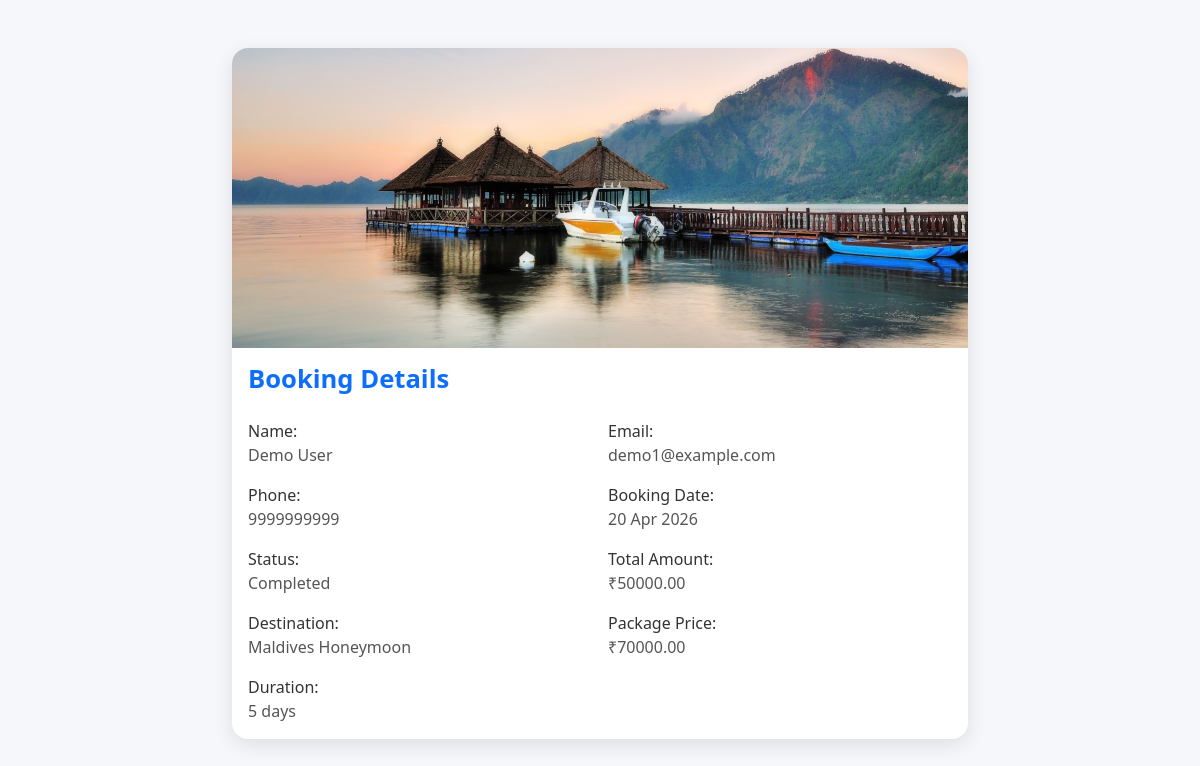
/booking_details.php?id=1, run on the app's committed database.
### tables this page shows
CREATE TABLE `package_images` (
  `id` int(11) NOT NULL,
  `package_id` int(11) NOT NULL,
  `image_url` varchar(255) NOT NULL
);

CREATE TABLE `bookings` (
  `id` int(11) NOT NULL,
  `package_id` int(11) NOT NULL,
  `user_name` varchar(255) NOT NULL,
  `email` varchar(255) NOT NULL,
  `phone` varchar(20) NOT NULL,
  `travel_date` date NOT NULL,
  `adults` int(11) NOT NULL,
  `children` int(11) NOT NULL,
  `total_amount` decimal(10,2) NOT NULL,
  `status` enum('pending','completed','cancelled') DEFAULT 'pending',
  `created_at` timestamp NOT NULL DEFAULT current_timestamp(),
  `user_id` int(11) NOT NULL
);

CREATE TABLE `packages` (
  `id` int(11) NOT NULL,
  `name` varchar(255) NOT NULL,
  `destination_id` int(11) NOT NULL,
  `duration` int(11) NOT NULL,
  `original_price` decimal(10,2) NOT NULL,
  `old_price` decimal(10,2) NOT NULL,
  `is_customizable` tinyint(1) DEFAULT 0,
  `is_expert_choice` tinyint(1) DEFAULT 0,
  `created_at` timestamp NOT NULL DEFAULT current_timestamp()
);

### booking_details.php (the view, shortened to what this page needs)
<?php
$connection = new mysqli("localhost", "root", "", "travelcrafters");
$id = $_GET['id'];
$booking_sql = "SELECT * FROM bookings WHERE id='$id'";
$booking_result = $connection->query($booking_sql);
if ($booking_result->num_rows > 0) {
    $booking = $booking_result->fetch_assoc();
    $package_id = $booking['package_id'];
    $package_sql = "SELECT pi.image_url, p.name, p.original_price, p.duration
                    FROM package_images pi
                    JOIN packages p ON p.id = pi.package_id
                    WHERE pi.package_id = '$package_id' LIMIT 1";
    $package_result = $connection->query($package_sql);
    $package = ($package_result->num_rows > 0) ? $package_result->fetch_assoc() : null;
} else {
    echo "No booking found!";
    exit;
}
?>
<!DOCTYPE html>
<html lang="en">
<head>
    <link href="https://cdn.jsdelivr.net/npm/bootstrap@5.3.0/dist/css/bootstrap.min.css" rel="stylesheet">
</head>
<body>
<div class="container py-5">
    <div class="row justify-content-center">
        <div class="col-md-8">
            <div class="card">
                <?php if ($package && !empty($package['image_url'])): ?>
                    <img src="uploads/<?php echo $package['image_url']; ?>" class="card-img-top" alt="Package Image">
                <?php else: ?>
                    <img src="uploads/default-package.jpg" class="card-img-top" alt="Default Image">
                <?php endif; ?>
                <div class="card-body">
                    <h5 class="card-title mb-4 text-primary">Booking Details</h5>
                    <div class="row g-3">
                        <div class="col-sm-6"><span class="info-label">Name:</span> <div class="info-value"><?php echo htmlspecialchars($booking['user_name']); ?></div></div>
                        <div class="col-sm-6"><span class="info-label">Email:</span> <div class="info-value"><?php echo htmlspecialchars($booking['email']); ?></div></div>
                        <div class="col-sm-6"><span class="info-label">Phone:</span> <div class="info-value"><?php echo htmlspecialchars($booking['phone']); ?></div></div>
                        <div class="col-sm-6"><span class="info-label">Booking Date:</span> <div class="info-value"><?php echo date('d M Y', strtotime($booking['created_at'])); ?></div></div>
                        <div class="col-sm-6"><span class="info-label">Status:</span> <div class="info-value"><?php echo ucfirst($booking['status']); ?></div></div>
                        <div class="col-sm-6"><span class="info-label">Total Amount:</span> <div class="info-value">₹<?php echo htmlspecialchars($booking['total_amount']); ?></div></div>
                        <?php if ($package): ?>
                            <div class="col-sm-6"><span class="info-label">Destination:</span> <div class="info-value"><?php echo htmlspecialchars($package['name']); ?></div></div>
                            <div class="col-sm-6"><span class="info-label">Package Price:</span> <div class="info-value">₹<?php echo htmlspecialchars($package['original_price']); ?></div></div>
                            <div class="col-sm-6"><span class="info-label">Duration:</span> <div class="info-value"><?php echo htmlspecialchars($package['duration']); ?> days</div></div>
                        <?php endif; ?>
                    </div>
                </div>
            </div>
        </div>
    </div>
</div>
</body>
</html>

### booking_details.php (style rules this page uses)
body { background: #f5f7fa; font-family: 'Segoe UI', sans-serif; }
.card { border: none; border-radius: 16px; box-shadow: 0 6px 20px rgba(0, 0, 0, 0.1); overflow: hidden; animation: fadeIn 0.6s ease; }
.card img { max-height: 300px; object-fit: cover; }
.card-title { font-size: 1.6rem; font-weight: 600; }
.info-label { font-weight: 500; color: #333; }
.info-value { color: #555; }

### data on the page
package_images: image_url (picture), package.name "Maldives Honeymoon", package.original_price "70000.00", package.duration "5"
bookings: user_name "Demo User", email "demo1@example.com", phone "9999999999", created_at "20 Apr 2026", status "Completed", total_amount "50000.00"
